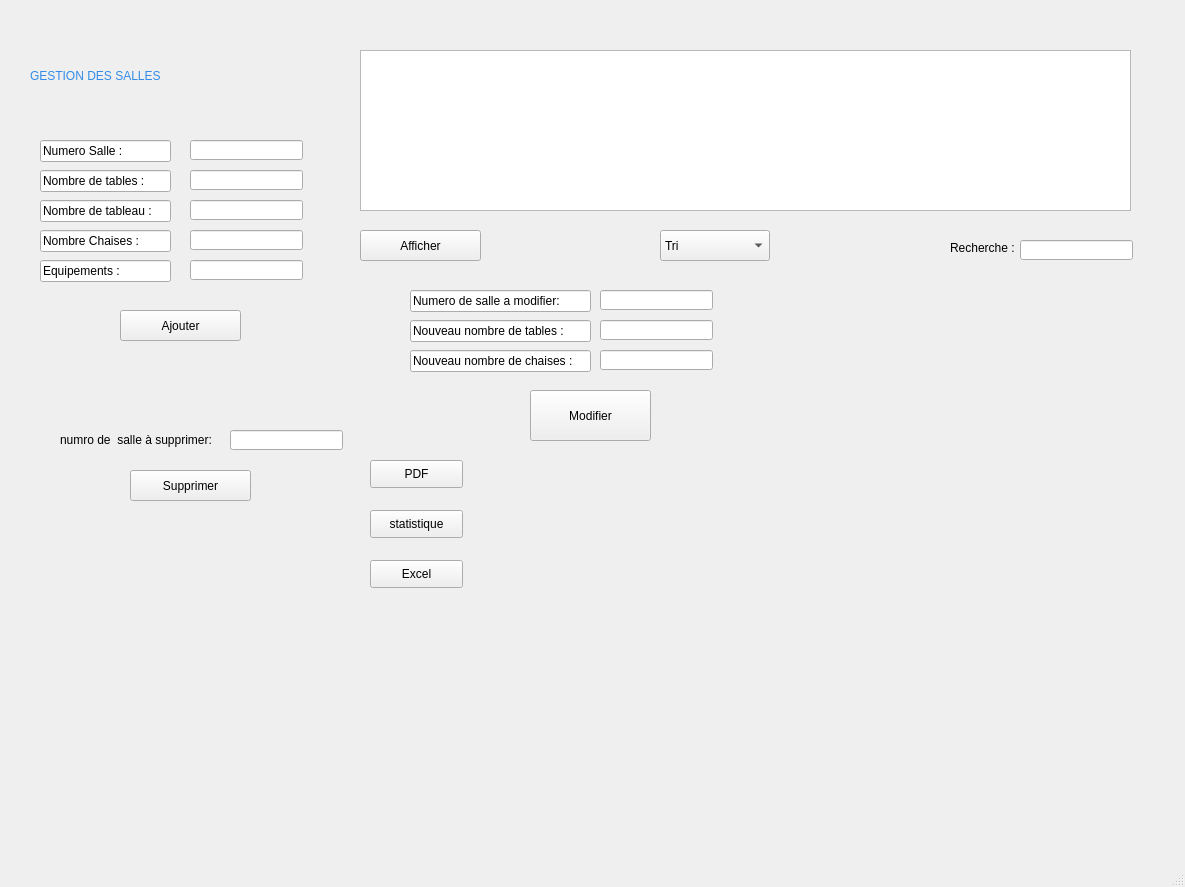
<?xml version="1.0" encoding="UTF-8"?>
<ui version="4.0">
 <class>gestion_salle</class>
 <widget class="QMainWindow" name="gestion_salle">
  <property name="geometry">
   <rect>
    <x>0</x>
    <y>0</y>
    <width>1185</width>
    <height>887</height>
   </rect>
  </property>
  <property name="windowTitle">
   <string>MainWindow</string>
  </property>
  <widget class="QWidget" name="centralwidget">
   <widget class="QLineEdit" name="lineEdit_recherche">
    <property name="geometry">
     <rect>
      <x>1020</x>
      <y>240</y>
      <width>113</width>
      <height>20</height>
     </rect>
    </property>
   </widget>
   <widget class="QLineEdit" name="lineEdit_12">
    <property name="geometry">
     <rect>
      <x>40</x>
      <y>170</y>
      <width>131</width>
      <height>22</height>
     </rect>
    </property>
    <property name="text">
     <string>Nombre de tables :</string>
    </property>
    <property name="readOnly">
     <bool>true</bool>
    </property>
   </widget>
   <widget class="QLineEdit" name="lineEdit_19">
    <property name="geometry">
     <rect>
      <x>410</x>
      <y>350</y>
      <width>181</width>
      <height>22</height>
     </rect>
    </property>
    <property name="text">
     <string>Nouveau nombre de chaises :</string>
    </property>
    <property name="readOnly">
     <bool>true</bool>
    </property>
   </widget>
   <widget class="QLineEdit" name="lineEdit_chaise">
    <property name="geometry">
     <rect>
      <x>190</x>
      <y>230</y>
      <width>113</width>
      <height>20</height>
     </rect>
    </property>
   </widget>
   <widget class="QLineEdit" name="lineEdit_nmbr_modif">
    <property name="geometry">
     <rect>
      <x>600</x>
      <y>320</y>
      <width>113</width>
      <height>20</height>
     </rect>
    </property>
    <property name="readOnly">
     <bool>false</bool>
    </property>
   </widget>
   <widget class="QPushButton" name="pushButton_Excel">
    <property name="geometry">
     <rect>
      <x>370</x>
      <y>560</y>
      <width>93</width>
      <height>28</height>
     </rect>
    </property>
    <property name="text">
     <string>Excel</string>
    </property>
   </widget>
   <widget class="QLineEdit" name="lineEdit_num_supp">
    <property name="geometry">
     <rect>
      <x>230</x>
      <y>430</y>
      <width>113</width>
      <height>20</height>
     </rect>
    </property>
    <property name="readOnly">
     <bool>false</bool>
    </property>
   </widget>
   <widget class="QLineEdit" name="lineEdit_salle">
    <property name="geometry">
     <rect>
      <x>190</x>
      <y>140</y>
      <width>113</width>
      <height>20</height>
     </rect>
    </property>
   </widget>
   <widget class="QLineEdit" name="lineEdit_14">
    <property name="geometry">
     <rect>
      <x>40</x>
      <y>260</y>
      <width>131</width>
      <height>22</height>
     </rect>
    </property>
    <property name="text">
     <string>Equipements :</string>
    </property>
    <property name="readOnly">
     <bool>true</bool>
    </property>
   </widget>
   <widget class="QLineEdit" name="lineEdit_15">
    <property name="geometry">
     <rect>
      <x>40</x>
      <y>230</y>
      <width>131</width>
      <height>22</height>
     </rect>
    </property>
    <property name="text">
     <string>Nombre Chaises :</string>
    </property>
    <property name="readOnly">
     <bool>true</bool>
    </property>
   </widget>
   <widget class="QLineEdit" name="lineEdit_tables">
    <property name="geometry">
     <rect>
      <x>190</x>
      <y>170</y>
      <width>113</width>
      <height>20</height>
     </rect>
    </property>
   </widget>
   <widget class="QLineEdit" name="lineEdit_11">
    <property name="geometry">
     <rect>
      <x>40</x>
      <y>140</y>
      <width>131</width>
      <height>22</height>
     </rect>
    </property>
    <property name="text">
     <string>Numero Salle :</string>
    </property>
    <property name="readOnly">
     <bool>true</bool>
    </property>
   </widget>
   <widget class="QLabel" name="label_2">
    <property name="geometry">
     <rect>
      <x>950</x>
      <y>240</y>
      <width>71</width>
      <height>16</height>
     </rect>
    </property>
    <property name="text">
     <string>Recherche :</string>
    </property>
   </widget>
   <widget class="QPushButton" name="pushButton_2">
    <property name="geometry">
     <rect>
      <x>530</x>
      <y>390</y>
      <width>121</width>
      <height>51</height>
     </rect>
    </property>
    <property name="text">
     <string>Modifier</string>
    </property>
   </widget>
   <widget class="QPushButton" name="pushButton_4">
    <property name="geometry">
     <rect>
      <x>130</x>
      <y>470</y>
      <width>121</width>
      <height>31</height>
     </rect>
    </property>
    <property name="text">
     <string>Supprimer</string>
    </property>
   </widget>
   <widget class="QPushButton" name="pushButton_6">
    <property name="geometry">
     <rect>
      <x>370</x>
      <y>460</y>
      <width>93</width>
      <height>28</height>
     </rect>
    </property>
    <property name="text">
     <string>PDF</string>
    </property>
   </widget>
   <widget class="QPushButton" name="SSS_2">
    <property name="geometry">
     <rect>
      <x>370</x>
      <y>510</y>
      <width>93</width>
      <height>28</height>
     </rect>
    </property>
    <property name="text">
     <string>statistique</string>
    </property>
   </widget>
   <widget class="QLineEdit" name="lineEdit_18">
    <property name="geometry">
     <rect>
      <x>410</x>
      <y>320</y>
      <width>181</width>
      <height>22</height>
     </rect>
    </property>
    <property name="text">
     <string>Nouveau nombre de tables :</string>
    </property>
    <property name="readOnly">
     <bool>true</bool>
    </property>
   </widget>
   <widget class="QLabel" name="label_8">
    <property name="geometry">
     <rect>
      <x>60</x>
      <y>430</y>
      <width>171</width>
      <height>20</height>
     </rect>
    </property>
    <property name="text">
     <string>numro de  salle à supprimer:</string>
    </property>
   </widget>
   <widget class="QLineEdit" name="lineEdit_num_modif">
    <property name="geometry">
     <rect>
      <x>600</x>
      <y>290</y>
      <width>113</width>
      <height>20</height>
     </rect>
    </property>
    <property name="readOnly">
     <bool>false</bool>
    </property>
   </widget>
   <widget class="QLineEdit" name="lineEdit_22">
    <property name="geometry">
     <rect>
      <x>410</x>
      <y>290</y>
      <width>181</width>
      <height>22</height>
     </rect>
    </property>
    <property name="text">
     <string>Numero de salle a modifier:</string>
    </property>
    <property name="readOnly">
     <bool>true</bool>
    </property>
   </widget>
   <widget class="QLineEdit" name="lineEdit_chaise_modif">
    <property name="geometry">
     <rect>
      <x>600</x>
      <y>350</y>
      <width>113</width>
      <height>20</height>
     </rect>
    </property>
    <property name="readOnly">
     <bool>false</bool>
    </property>
   </widget>
   <widget class="QPushButton" name="pushButton">
    <property name="geometry">
     <rect>
      <x>120</x>
      <y>310</y>
      <width>121</width>
      <height>31</height>
     </rect>
    </property>
    <property name="text">
     <string>Ajouter</string>
    </property>
   </widget>
   <widget class="QTableView" name="tableView">
    <property name="geometry">
     <rect>
      <x>360</x>
      <y>50</y>
      <width>771</width>
      <height>161</height>
     </rect>
    </property>
   </widget>
   <widget class="QPushButton" name="pushButton_Afficher">
    <property name="geometry">
     <rect>
      <x>360</x>
      <y>230</y>
      <width>121</width>
      <height>31</height>
     </rect>
    </property>
    <property name="text">
     <string>Afficher</string>
    </property>
   </widget>
   <widget class="QComboBox" name="comboBox_tri">
    <property name="geometry">
     <rect>
      <x>660</x>
      <y>230</y>
      <width>110</width>
      <height>31</height>
     </rect>
    </property>
    <item>
     <property name="text">
      <string>Tri</string>
     </property>
    </item>
    <item>
     <property name="text">
      <string>Tri par Salle</string>
     </property>
    </item>
    <item>
     <property name="text">
      <string>Tri par Table</string>
     </property>
    </item>
    <item>
     <property name="text">
      <string>Tri par Chaise</string>
     </property>
    </item>
   </widget>
   <widget class="QLabel" name="label">
    <property name="geometry">
     <rect>
      <x>30</x>
      <y>40</y>
      <width>301</width>
      <height>71</height>
     </rect>
    </property>
    <property name="styleSheet">
     <string notr="true">color: rgb(49, 140, 231);
font: 36pt &quot;Niagara Engraved&quot;;</string>
    </property>
    <property name="text">
     <string>GESTION DES SALLES</string>
    </property>
   </widget>
   <widget class="QLineEdit" name="lineEdit_13">
    <property name="geometry">
     <rect>
      <x>40</x>
      <y>200</y>
      <width>131</width>
      <height>22</height>
     </rect>
    </property>
    <property name="text">
     <string>Nombre de tableau :</string>
    </property>
    <property name="readOnly">
     <bool>true</bool>
    </property>
   </widget>
   <widget class="QLineEdit" name="lineEdit_tableau">
    <property name="geometry">
     <rect>
      <x>190</x>
      <y>200</y>
      <width>113</width>
      <height>20</height>
     </rect>
    </property>
   </widget>
   <widget class="QLineEdit" name="lineEdit_equipement">
    <property name="geometry">
     <rect>
      <x>190</x>
      <y>260</y>
      <width>113</width>
      <height>20</height>
     </rect>
    </property>
   </widget>
   <widget class="QLabel" name="qrcode">
    <property name="geometry">
     <rect>
      <x>750</x>
      <y>400</y>
      <width>261</width>
      <height>211</height>
     </rect>
    </property>
    <property name="text">
     <string/>
    </property>
   </widget>
  </widget>
  <widget class="QMenuBar" name="menubar">
   <property name="geometry">
    <rect>
     <x>0</x>
     <y>0</y>
     <width>1185</width>
     <height>26</height>
    </rect>
   </property>
  </widget>
  <widget class="QStatusBar" name="statusbar"/>
 </widget>
 <resources/>
 <connections/>
</ui>
